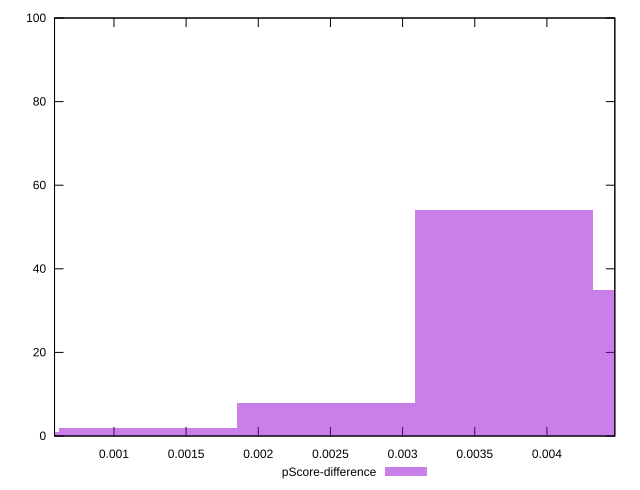

This chart was generated by the following gnuplot code:
reset

$pScoreDifference <<EOF
0.002466764548270776 8
0.0037001468224061645 54
0.004933529096541552 35
0 1
0.001233382274135388 2
EOF

set key outside below
set boxwidth 0.001233382274135388
set xrange [0.0005882352941176672:0.004470588235294115]
set yrange [0:100]
set trange [0:100]
set style fill transparent solid 0.5 noborder
set terminal svg size 640, 490 enhanced background rgb 'white'
set output "report_00018_2021-02-10T15-25-16.877Z/uses-rel-preload/samples/pages+cached+noadtech+nomedia+nocss/pScore-difference/histogram.svg"

plot $pScoreDifference title "pScore-difference" with boxes

reset
